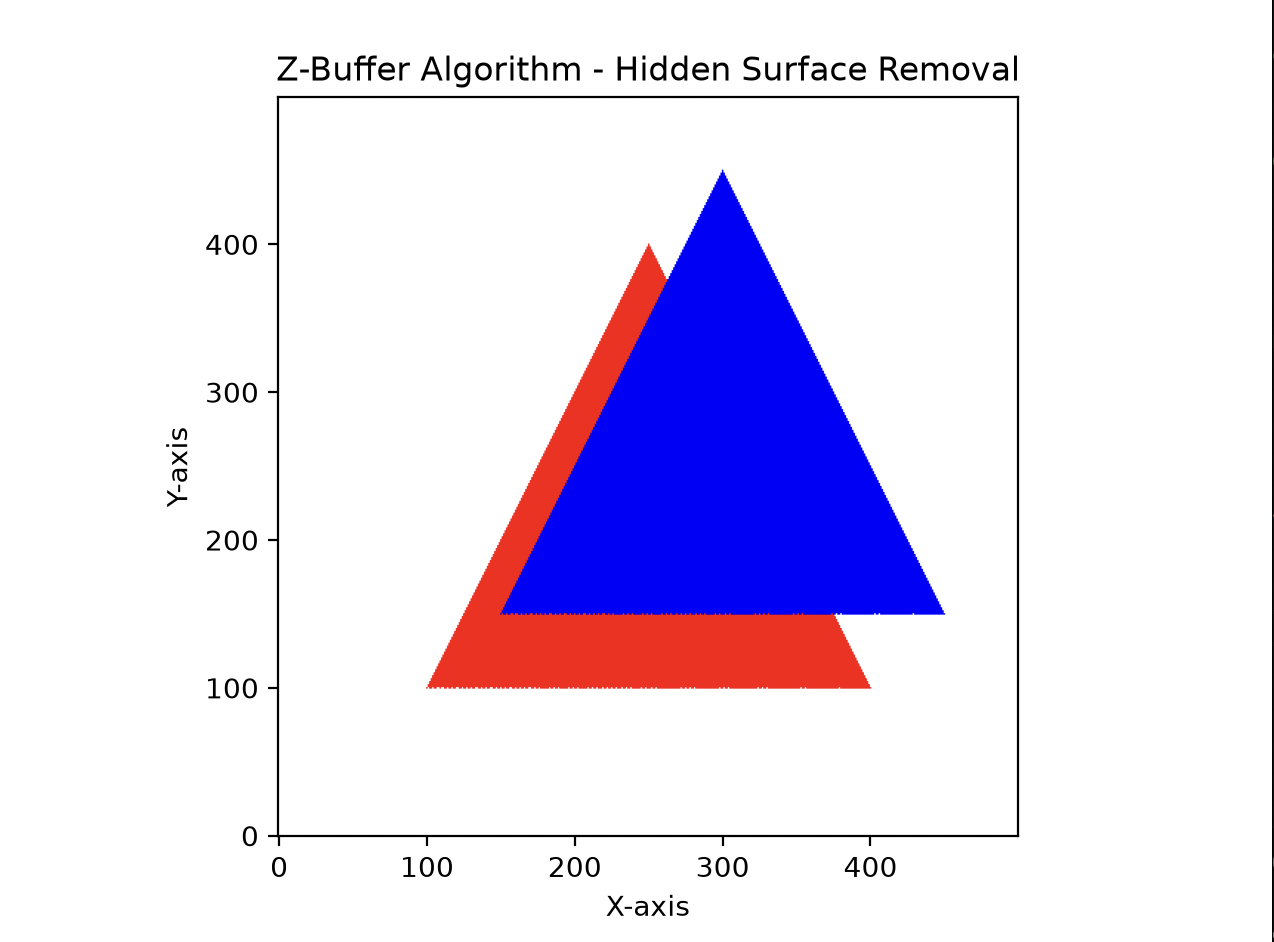

Python code for this plot:
import matplotlib.pyplot as plt
import numpy as np

# Screen size
width, height = 500, 500

# Initialize Z-buffer with infinity
z_buffer = np.full((height, width), float('inf'))

# Initialize image buffer with white color
image = np.ones((height, width, 3))


# Function to draw a triangle
def draw_triangle(vertices, color):
    global z_buffer, image

    x1, y1, z1 = vertices[0]
    x2, y2, z2 = vertices[1]
    x3, y3, z3 = vertices[2]

    # Find bounding box of triangle
    min_x = max(0, int(min(x1, x2, x3)))
    max_x = min(width - 1, int(max(x1, x2, x3)))
    min_y = max(0, int(min(y1, y2, y3)))
    max_y = min(height - 1, int(max(y1, y2, y3)))

    # Check each pixel inside bounding box
    for y in range(min_y, max_y + 1):
        for x in range(min_x, max_x + 1):

            # Calculate barycentric coordinates
            denominator = ((y2 - y3) * (x1 - x3) +
                           (x3 - x2) * (y1 - y3))

            if denominator == 0:
                continue

            a = ((y2 - y3) * (x - x3) +
                 (x3 - x2) * (y - y3)) / denominator

            b = ((y3 - y1) * (x - x3) +
                 (x1 - x3) * (y - y3)) / denominator

            c = 1 - a - b

            # Check whether pixel is inside triangle
            if a >= 0 and b >= 0 and c >= 0:

                # Interpolate depth
                z = a * z1 + b * z2 + c * z3

                # Update Z-buffer if this surface is closer
                if z < z_buffer[y, x]:
                    z_buffer[y, x] = z
                    image[y, x] = color


# Draw two overlapping triangles
draw_triangle(
    [(100, 100, 5), (400, 100, 5), (250, 400, 5)],
    (1, 0, 0)  # Red triangle
)

draw_triangle(
    [(150, 150, 2), (450, 150, 2), (300, 450, 2)],
    (0, 0, 1)  # Blue triangle
)

# Display final image
plt.imshow(image, origin='lower')
plt.title("Z-Buffer Algorithm - Hidden Surface Removal")
plt.xlabel("X-axis")
plt.ylabel("Y-axis")
plt.show()
